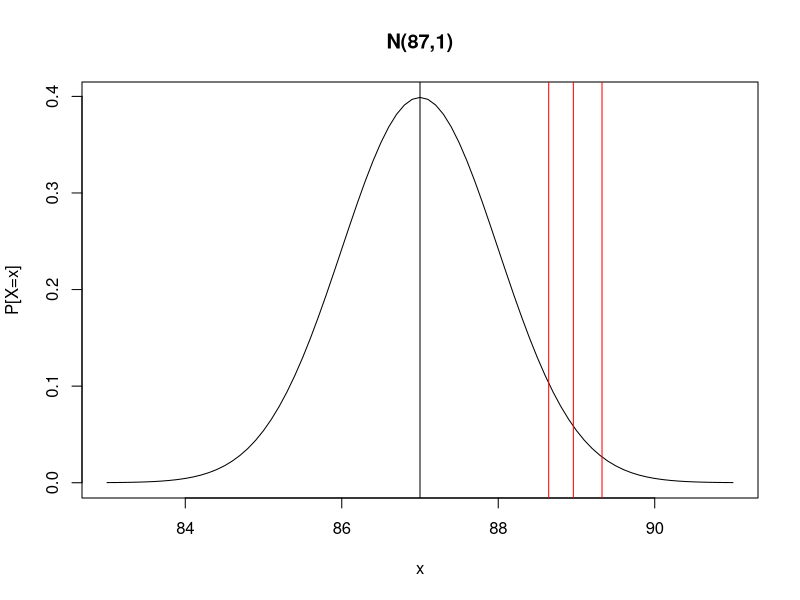
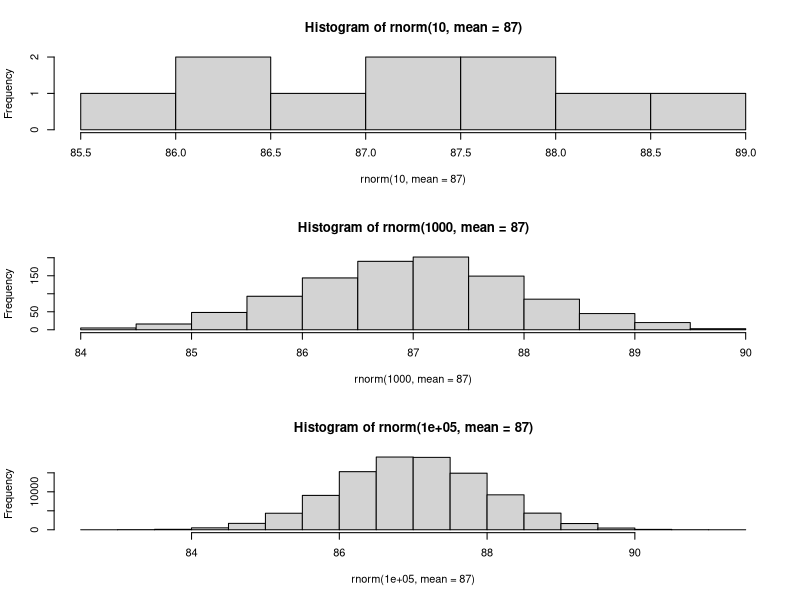
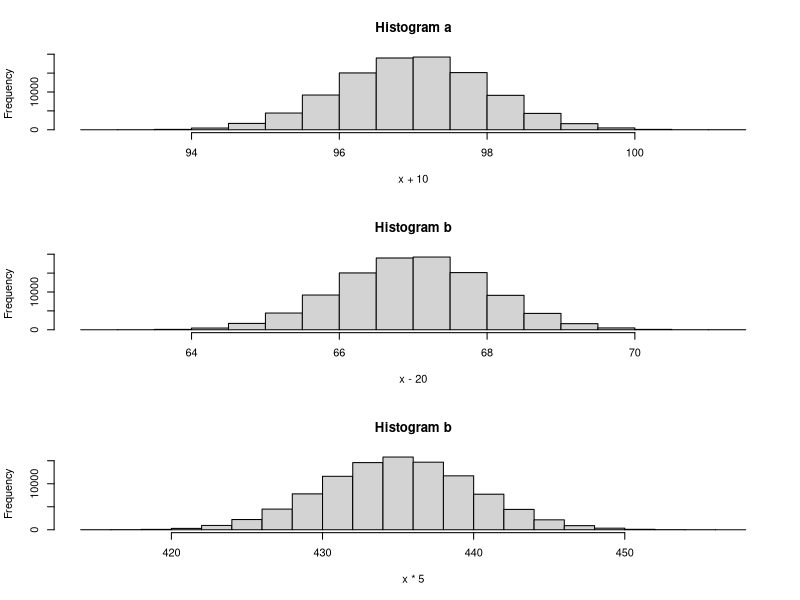

Write R code to recreate these figures, in order.
f <- function(x) {2*(exp(1)^(-2*x))} #define function, exp(1) is e, lambda is 2
integrate(f, 0, Inf) #I only need to integrate starting at 0 because the function is defined to keep the value 0 anywhere below that as per the task
#since this returns 1, f(x) is indeed a density

x <- seq(87-4, 87+4, 0.1) #sets up sequence for x-axis
plot(x, dnorm(x,mean = 87), type = "l", ylab = "P[X=x]", main = "N(87,1)") #plots graph of normal dist with mean of 87 and sigma/sigma^2 of 1
abline(v=x[which.max(dnorm(x,mean = 87))]) # draws vertical line at x value where the y value is at it's maximum

abline(v = qnorm(p = c(.95,.975,.99), mean = 87), col = "red") #mark all x-values at the given percentiles with a red vertical line

op <- par(mfrow=c(3,1))
hist(rnorm(10, mean = 87))
hist(rnorm(1000, mean = 87))
hist(rnorm(100000, mean = 87))
par(op)
#even though they all are based on a normal distribution of N(87,1), the higher n is, the more clearly the expected bell curve is visible

x <- rnorm(100000, mean = 87)
op <- par(mfrow=c(3,1))
hist(x+10, main = "Histogram a")
hist(x-20, main = "Histogram b")
hist(x*5, main = "Histogram b")
par(op)
#while adding or substracting a constant value from each generated value results in a bell curve that has just been shifted around (if you use x+10 instead of x you get N(87+10,1) instead of N(87,1)), multiplying them results in a shifted AND streched bell curve (with x*5 instead of x you get N(5*87, 5*1) instead of N(87,1)). I think it's also worth mentioning that this is true like that when using the sd, like R does. Were you to use V(X), it would be N(87*5, 1*5^2) instead.